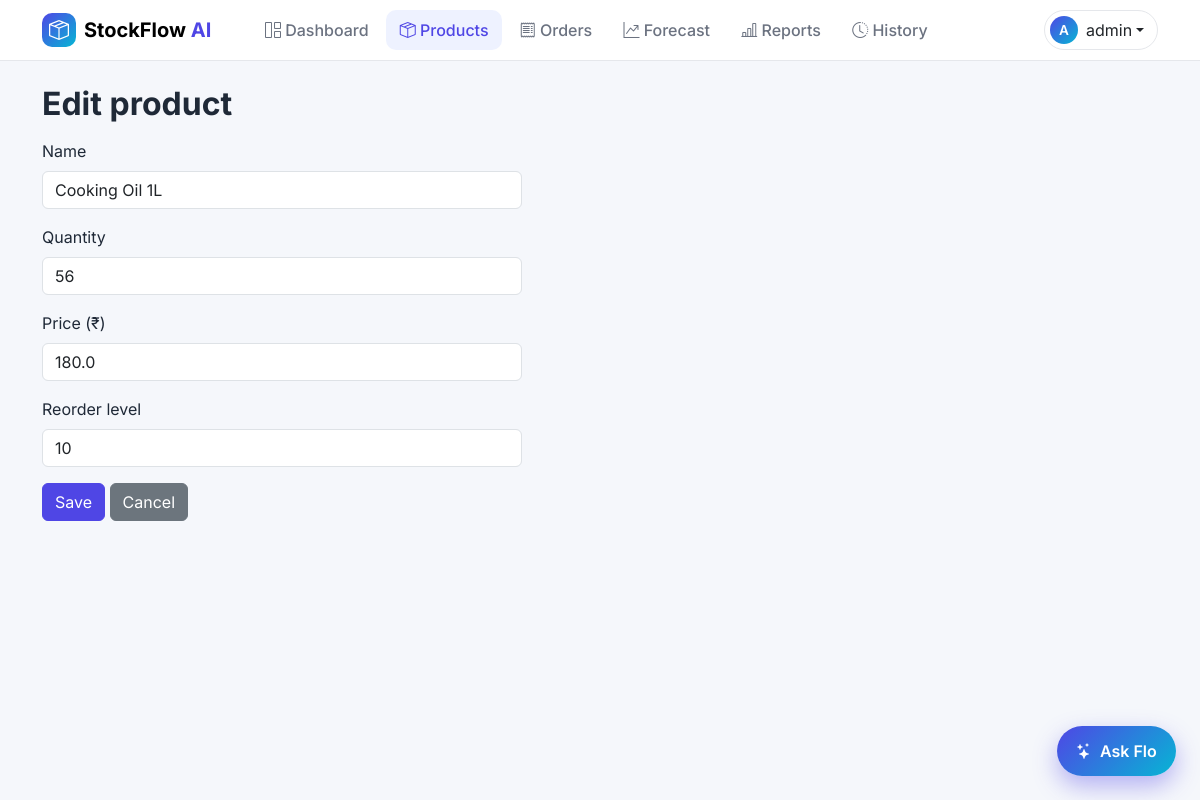
Page /products/3/edit (signed in) on the committed database.
### app/models.py (models this page shows, shortened)
class User(UserMixin, db.Model):
    __tablename__ = "users"
    id = db.Column(db.Integer, primary_key=True)
    username = db.Column(db.String(80), unique=True, nullable=False)
    password_hash = db.Column(db.String(255), nullable=False)
    role = db.Column(db.String(20), nullable=False, default="staff")
    @property
    def is_admin(self):
        return self.role == "admin"

class Product(db.Model):
    id = db.Column(db.Integer, primary_key=True)
    name = db.Column(db.String(120), unique=True, nullable=False)
    quantity = db.Column(db.Integer, nullable=False, default=0)
    price = db.Column(db.Float, nullable=False)
    reorder_level = db.Column(db.Integer, nullable=False, default=10)
    is_active = db.Column(db.Boolean, nullable=False, default=True)

### app/routes.py (the view, shortened to what this page needs)
    @app.route("/products/<int:product_id>/edit", methods=["GET", "POST"])
    @admin_required
    def edit_product(product_id):
        product = get_active_product_or_404(product_id)
        values = {
            "name": product.name,
            "quantity": product.quantity,
            "price": product.price,
            "reorder_level": product.reorder_level,
        }
        return render_template("product_form.html", title="Edit product", values=values)

### app/auth.py (called while the page is built)
@login_manager.user_loader
def load_user(user_id):
    return db.session.get(User, int(user_id))

def admin_required(view):
    @wraps(view)
    def wrapped(*args, **kwargs):
        if not current_user.is_authenticated:
            return login_manager.unauthorized()
        if not current_user.is_admin:
            abort(403)
        return view(*args, **kwargs)
    return wrapped

### app/routes.py (called while the page is built)
def get_active_product_or_404(product_id):
    product = db.session.get(Product, product_id)
    if product is None or not product.is_active:
        abort(404)
    return product

### app/templates/product_form.html (shortened to what this page needs)
{% extends "base.html" %}
{% block content %}
    <h1>{{ title }}</h1>
    <form method="post" class="mt-3" style="max-width: 480px;">
        <div class="mb-3">
            <label for="name" class="form-label">Name</label>
            <input type="text" class="form-control" id="name" name="name"
                   value="{{ values.name }}" required>
        </div>
        <div class="mb-3">
            <label for="quantity" class="form-label">Quantity</label>
            <input type="number" class="form-control" id="quantity" name="quantity"
                   value="{{ values.quantity }}" min="0" step="1" required>
        </div>
        <div class="mb-3">
            <label for="price" class="form-label">Price (₹)</label>
            <input type="number" class="form-control" id="price" name="price"
                   value="{{ values.price }}" min="0" step="0.01" required>
        </div>
        <div class="mb-3">
            <label for="reorder_level" class="form-label">Reorder level</label>
            <input type="number" class="form-control" id="reorder_level" name="reorder_level"
                   value="{{ values.reorder_level }}" min="0" step="1" required>
        </div>
        <button type="submit" class="btn btn-primary">Save</button>
        <a href="{{ url_for('products') }}" class="btn btn-secondary">Cancel</a>
    </form>
{% endblock %}

### app/templates/base.html (shortened to what this page needs)
<!DOCTYPE html>
<html lang="en">
<head>
    <link href="https://cdn.jsdelivr.net/npm/bootstrap@5.3.3/dist/css/bootstrap.min.css" rel="stylesheet">
    <link href="https://cdn.jsdelivr.net/npm/bootstrap-icons@1.11.3/font/bootstrap-icons.min.css" rel="stylesheet">
    <link href="{{ url_for('static', filename='css/app.css') }}" rel="stylesheet">
</head>
<body>
    <nav class="navbar navbar-expand-lg sf-navbar">
        <div class="container">
            <a class="navbar-brand d-flex align-items-center gap-2" href="{{ url_for('home') }}">
                <span class="sf-logo"><i class="bi bi-box-seam"></i></span>
                <span class="fw-bold">StockFlow <span class="text-brand">AI</span></span>
            </a>
            <div class="collapse navbar-collapse" id="mainNav">
                <ul class="navbar-nav me-auto mb-2 mb-lg-0 ms-lg-4 gap-lg-1">
                    {% if current_user.is_authenticated %}
                        <li class="nav-item">
                            <a class="nav-link {{ 'active' if request.endpoint == 'home' }}" href="{{ url_for('home') }}">
                                <i class="bi bi-grid-1x2"></i> Dashboard
                            </a>
                        </li>
                        <li class="nav-item">
                            <a class="nav-link {{ 'active' if request.endpoint in ['products', 'new_product', 'edit_product', 'import_products'] }}" href="{{ url_for('products') }}">
                                <i class="bi bi-box-seam"></i> Products
                            </a>
                        </li>
                        <li class="nav-item">
                            <a class="nav-link {{ 'active' if request.endpoint in ['orders', 'new_order', 'order_detail'] }}" href="{{ url_for('orders') }}">
                                <i class="bi bi-receipt"></i> Orders
                            </a>
                        </li>
                        <li class="nav-item">
                            <a class="nav-link {{ 'active' if request.endpoint == 'forecast' }}" href="{{ url_for('forecast') }}">
                                <i class="bi bi-graph-up-arrow"></i> Forecast
                            </a>
                        </li>
                        {% if current_user.is_admin %}
                            <li class="nav-item">
                                <a class="nav-link {{ 'active' if request.endpoint == 'reports' }}" href="{{ url_for('reports') }}">
                                    <i class="bi bi-bar-chart-line"></i> Reports
                                </a>
                            </li>
                            <li class="nav-item">
                                <a class="nav-link {{ 'active' if request.endpoint == 'stock_history' }}" href="{{ url_for('stock_history') }}">
                                    <i class="bi bi-clock-history"></i> History
                                </a>
                            </li>
                        {% endif %}
                    {% endif %}
                </ul>
                {% if current_user.is_authenticated %}
                    <div class="dropdown">
                        <button class="btn sf-user-btn dropdown-toggle d-flex align-items-center" type="button"
                                data-bs-toggle="dropdown" aria-expanded="false">
                            <span class="sf-user-avatar">{{ current_user.username[0]|upper }}</span>
                            <span class="ms-2">{{ current_user.username }}</span>
                        </button>
                    </div>
                {% else %}
                    <a class="btn btn-primary" href="{{ url_for('login') }}">
                        <i class="bi bi-box-arrow-in-right"></i> Log in
                    </a>
                {% endif %}
            </div>
        </div>
    </nav>
    <main class="container py-4">
        {% block content %}{% endblock %}
    </main>
    {% if current_user.is_authenticated and current_user.is_admin %}
        {% include "_assistant.html" %}
    {% endif %}
</body>
</html>

### app/static/css/app.css (style rules this page uses)
:root { --sf-primary: #4f46e5; --sf-primary-dark: #4338ca; --sf-accent: #06b6d4; --sf-bg: #f5f7fb; --sf-text: #1f2937; --sf-muted: #6b7280; --sf-border: #e5e7eb; --sf-radius: 14px; --sf-shadow: 0 1px 2px rgba(16, 24, 40, 0.06), 0 4px 12px rgba(16, 24, 40, 0.06); --sf-gradient: linear-gradient(135deg, var(--sf-primary) 0%, var(--sf-accent) 100%); }
body { font-family: "Inter", system-ui, -apple-system, "Segoe UI", Roboto, sans-serif; background: var(--sf-bg); color: var(--sf-text); }
h1 { font-size: clamp(1.5rem, 3vw, 2rem); font-weight: 700; }
main { padding-bottom: 96px; }
.btn-primary { --bs-btn-bg: var(--sf-primary); --bs-btn-border-color: var(--sf-primary); --bs-btn-hover-bg: var(--sf-primary-dark); --bs-btn-hover-border-color: var(--sf-primary-dark); --bs-btn-active-bg: var(--sf-primary-dark); --bs-btn-active-border-color: var(--sf-primary-dark); }
.text-brand { color: var(--sf-primary) !important; }
.sf-navbar { background: #ffffff; border-bottom: 1px solid var(--sf-border); position: sticky; top: 0; z-index: 1030; }
.sf-navbar .nav-link { color: var(--sf-muted); font-weight: 500; border-radius: 10px; padding: 0.5rem 0.85rem !important; }
.sf-navbar .nav-link.active { color: var(--sf-primary); background: #eef2ff; }
.sf-logo { width: 34px; height: 34px; border-radius: 10px; display: grid; place-items: center; color: #fff; background: var(--sf-gradient); }
.sf-user-btn { border: 1px solid var(--sf-border); border-radius: 999px; padding: 0.3rem 0.8rem 0.3rem 0.3rem; }
.sf-user-avatar { width: 28px; height: 28px; border-radius: 50%; display: inline-grid; place-items: center; color: #fff; font-weight: 600; font-size: 0.85rem; background: var(--sf-gradient); }

### rows in the picture
User: username "A", username "admin"
Product: name "Cooking Oil 1L", price "180.0"

### other values in the picture
{{ title }} "Edit product"
